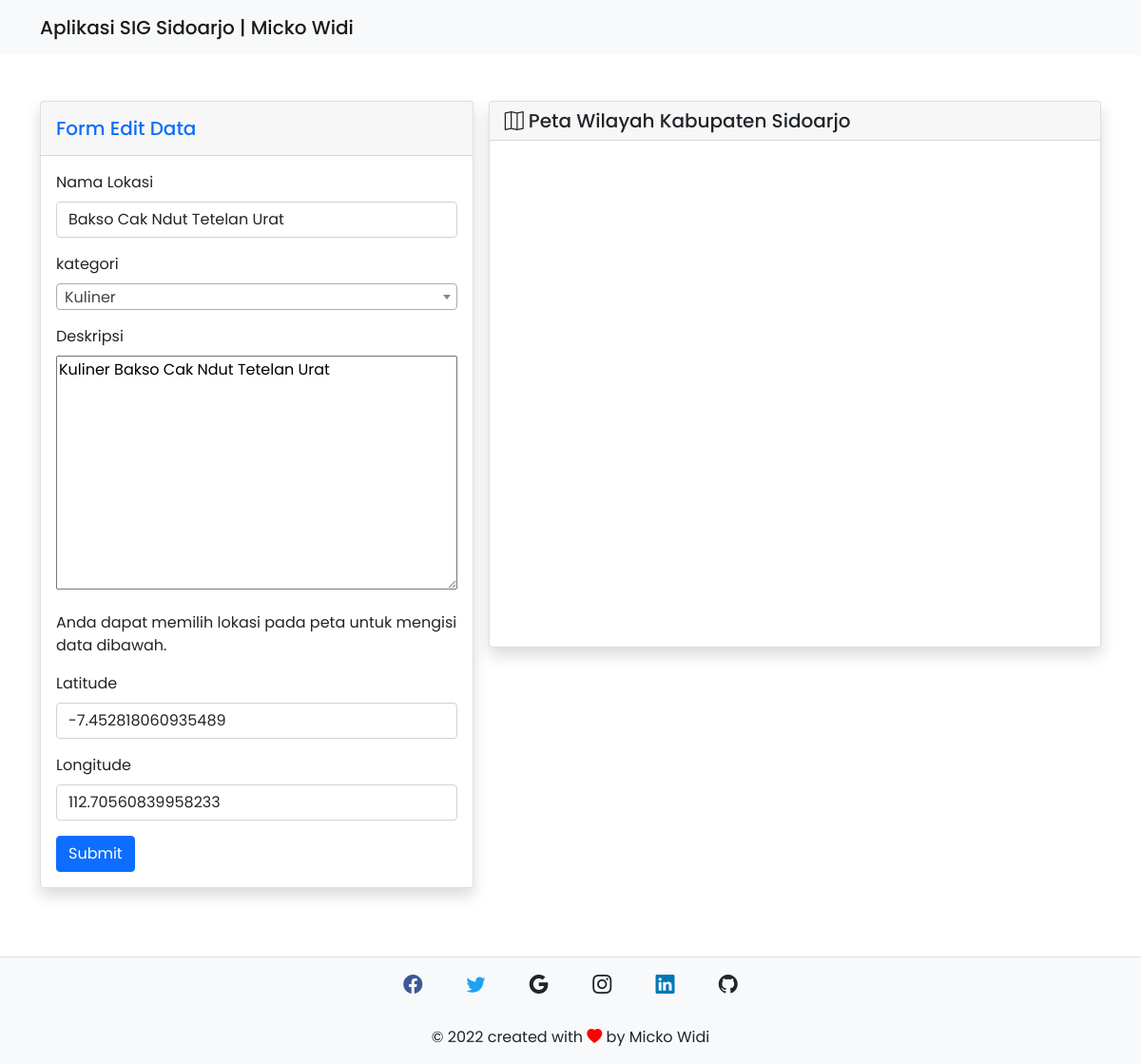
Screenshot of /view/edit.php?id=4 with the database file from the repository.
### tables this page shows
CREATE TABLE `tourism` (
  `id` int(11) NOT NULL,
  `name` varchar(255) DEFAULT NULL,
  `category` varchar(255) DEFAULT NULL,
  `description` text DEFAULT NULL,
  `lat` double DEFAULT NULL,
  `lng` double DEFAULT NULL
);

### view/edit.php (the view, shortened to what this page needs)
<?php include './template/header.php' ?>
<?php $id = $_GET['id']; ?>
<div class="row g-3">
  <div class="col-lg-5 col-md-12">
    <div class="card shadow mb-4">
      <div class="card-header py-3 ">
        <h5 class="m-0 font-weight-bold text-primary">Form Edit Data</h5>
      </div>
      <div class="card-body">
        <?php
          $sql = "select * from tourism where id = '$id'";
          $query = mysqli_query($connection, $sql);
          while ($tourism = mysqli_fetch_array($query)) :
        ?>
      <form action="../controller/update.php" method="POST">
        <div class="mb-3">
          <label class="form-label">Nama Lokasi</label>
          <input type="text" class="form-control" name="name" value="<?= $tourism['name'] ?>" required>
        </div>
        <div class="mb-3">
          <label class="form-label">kategori</label><br>
        </div>
        <div class="mb-3">
          <label class="form-label">Deskripsi</label>
          <textarea name="description" style="width: 100%;" cols="30" rows="10"><?= $tourism['description'] ?></textarea>
        </div>
        <p>Anda dapat memilih lokasi pada peta untuk mengisi data dibawah.</p>
        <div class="mb-3">
          <label class="form-label">Latitude</label>
          <input type="text" class="form-control" id="lat" name="lat" value="<?= $tourism['lat'] ?>" required>
        </div>
        <div class="mb-3">
          <label class="form-label">Longitude</label>
          <input type="text" class="form-control" id="lng" name="lng" value="<?= $tourism['lng'] ?>" required>
        </div>
        <button type="submit" name="submit" class="btn btn-primary">Submit</button>
      </form>
        <?php endwhile ?>
      </div>
    </div>
  </div>
  <div class="col-lg-7 col-md-12">
    <div class="mb-3 card shadow">
      <h5 class="card-header">
        <i class="bi bi-map"></i> Peta Wilayah Kabupaten Sidoarjo
      </h5>
      <div class="card-body">
        <div id="googleMap-edit" style="width:100%;height:500px;"></div>
      </div>
    </div>
  </div>
</div>
<?php include './template/footer.php' ?>

### view/template/header.php (style rules this page uses)
body { font-family: 'Poppins', sans-serif; }

### rows the page displays
tourism: name "Bakso Cak Ndut Tetelan Urat", description "Kuliner Bakso Cak Ndut Tetelan Urat", lat "-7.452818060935489", lng "112.70560839958233"
